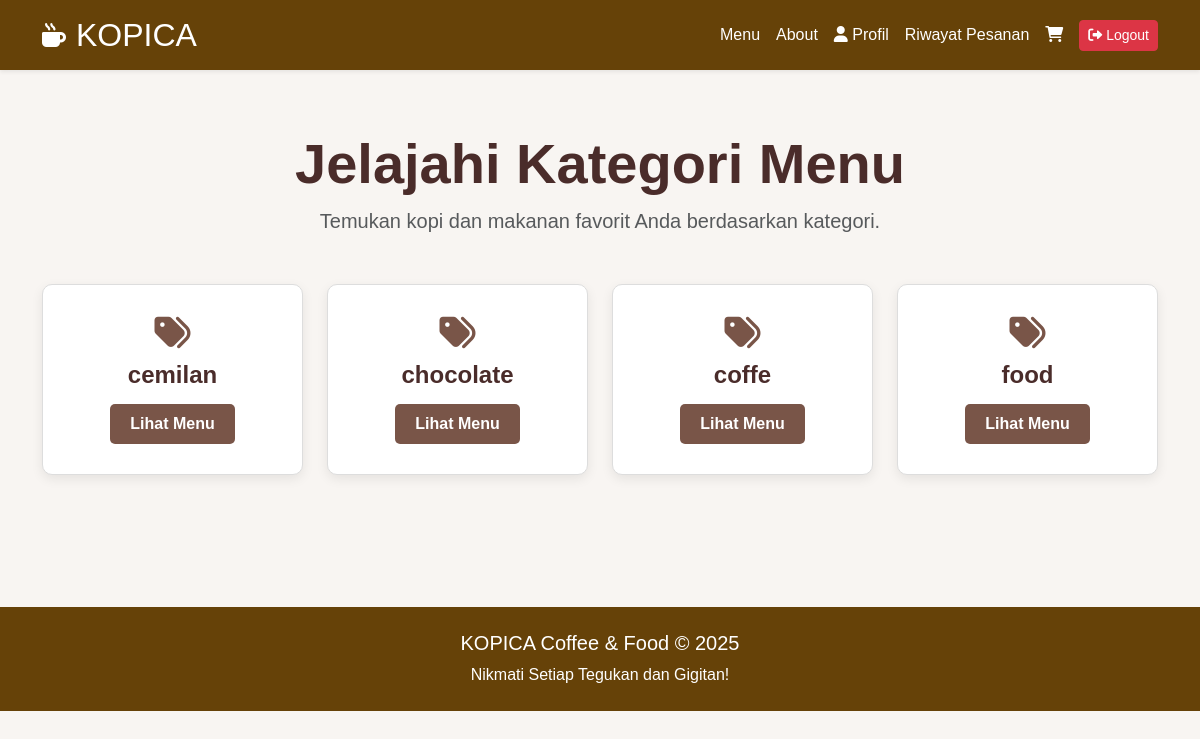
Page /KopiCa/public/kategori.php on the committed database.
### tables this page shows
CREATE TABLE `kategori_menu` (
  `id_kategori` int(11) NOT NULL,
  `nama_kategori` varchar(100) NOT NULL
);

### KopiCa/config.php (called while the page is built, shortened)
<?php
function e($str) {
    return htmlspecialchars($str ?? '', ENT_QUOTES, 'UTF-8');
}
?>

### KopiCa/public/kategori.php (the view, shortened to what this page needs)
<?php
include '../config.php';
$conn = $koneksi;
$query_kategori = "SELECT * FROM kategori_menu ORDER BY nama_kategori ASC";
$result_kategori = mysqli_query($conn, $query_kategori);
$kategori_list = [];
if ($result_kategori) {
    while ($row = mysqli_fetch_assoc($result_kategori)) {
        $kategori_list[] = $row;
    }
}
$has_kategori = count($kategori_list) > 0;
?>
<?php
include '../public/header.php';
?>
<div class="section-padding" style="background-color: var(--color-bg-light);">
    <div class="container">
        <div class="text-center mb-5">
            <h1 class="fw-bold kopica-text display-4">Jelajahi Kategori Menu</h1>
            <p class="lead text-muted">Temukan kopi dan makanan favorit Anda berdasarkan kategori.</p>
        </div>
        <div class="row justify-content-center">
            <?php if ($has_kategori): ?>
                <?php foreach($kategori_list as $kategori): ?>
                    <div class="col-md-4 col-lg-3 mb-4">
                        <div class="kategori-card">
                            <i class="fas fa-tags"></i>
                            <h4><?= e($kategori['nama_kategori'] ?? 'Kategori Baru') ?></h4>
                            <a href="menu.php?kategori=<?= e($kategori['id_kategori']) ?>" class="btn btn-view-menu">
                                Lihat Menu
                            </a>
                        </div>
                    </div>
                <?php endforeach; ?>
            <?php endif; ?>
        </div>
    </div>
</div>
<?php
include '../public/footer.php';
?>

### KopiCa/public/header.php (style rules this page uses)
:root { --color-coffee-dark: #4A2C2A; --color-coffee-medium: #795548; --color-cream-light: #F8F5F2; --color-white: #ffffff; --color-header-bg: #664208ff; }
body { background-color: var(--color-cream-light); color: var(--color-coffee-dark); font-family: Arial, sans-serif; }

### KopiCa/public/kategori.php (style rules this page uses)
:root { --color-header: #4A2C2A; --color-button-primary: #795548; --color-bg-light: #F8F5F2; --color-text-main: #4A2C2A; --color-white: #ffffff; --color-kopica-text: #4A2C2A; }
.kopica-text { color: var(--color-kopica-text) !important; }
.section-padding { padding: 60px 0; }
.kategori-card { background-color: var(--color-white); border-radius: 10px; border: 1px solid #ddd; box-shadow: 0 4px 12px rgba(0, 0, 0, 0.08); transition: transform 0.2s; text-align: center; padding: 30px 20px; min-height: 180px; }
.kategori-card i { font-size: 36px; color: var(--color-button-primary); margin-bottom: 10px; }
.kategori-card h4 { color: var(--color-kopica-text); font-weight: bold; margin-bottom: 15px; }
.btn-view-menu { background-color: var(--color-button-primary); color: var(--color-white); border: none; padding: 8px 20px; border-radius: 5px; text-decoration: none; font-weight: 600; transition: background-color 0.3s; }

### rows in the picture
kategori_menu: nama_kategori "cemilan"
kategori_menu: nama_kategori "chocolate"
kategori_menu: nama_kategori "coffe"
kategori_menu: nama_kategori "food"
